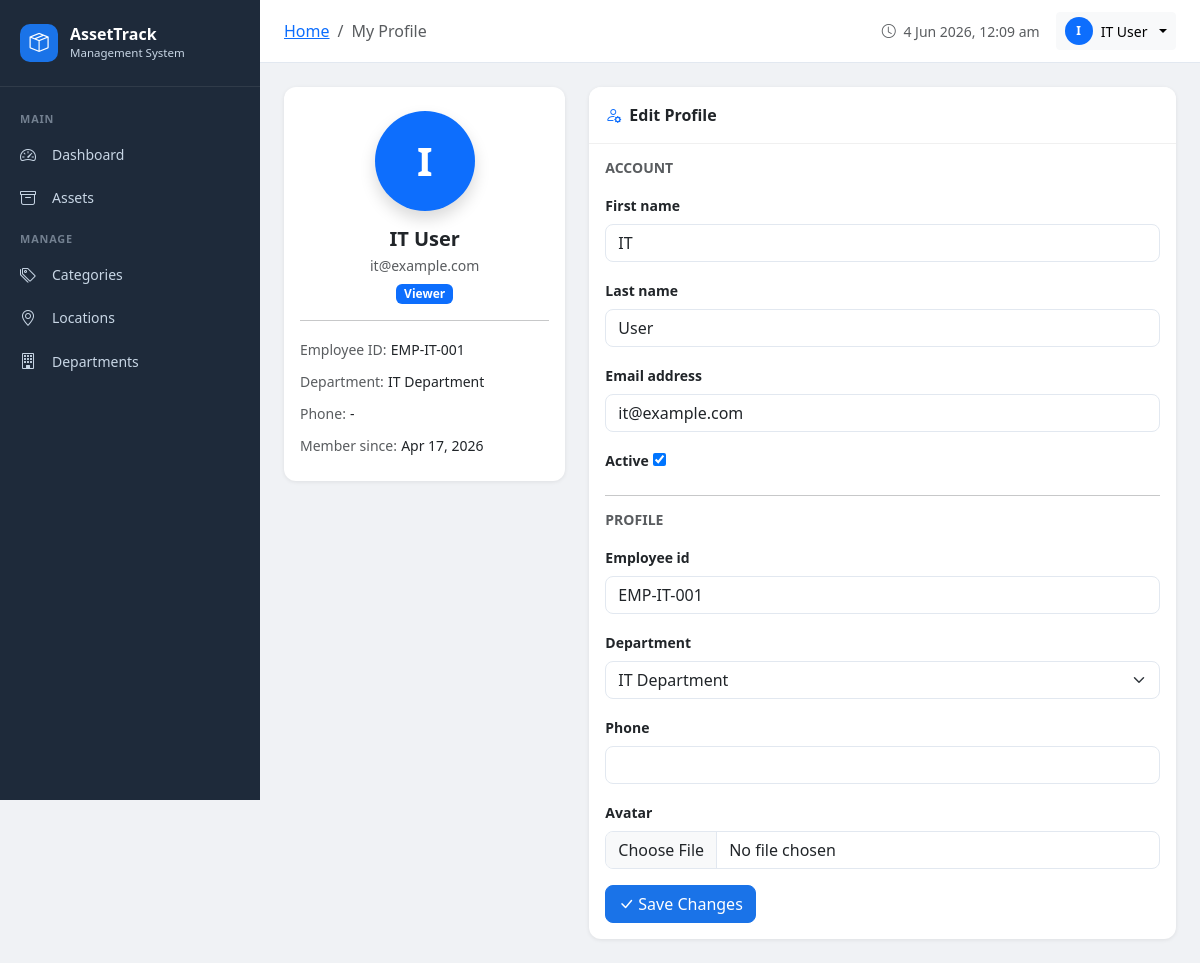
/accounts/profile/ (signed in), run on the app's committed database.
### accounts/models.py (models this page shows, shortened)
class Role(models.Model):
    ROLE_CHOICES = [
        ('admin', 'Administrator'),
        ('manager', 'Asset Manager'),
        ('editor', 'Editor'),
        ('viewer', 'Viewer'),
    ]
    name = models.CharField(max_length=50, unique=True)
    role_type = models.CharField(max_length=20, choices=ROLE_CHOICES, default='viewer')
    can_add_asset = models.BooleanField(default=False)
    can_edit_asset = models.BooleanField(default=False)
    can_delete_asset = models.BooleanField(default=False)
    can_view_asset = models.BooleanField(default=True)
    can_import_export = models.BooleanField(default=False)
    can_manage_users = models.BooleanField(default=False)
    can_manage_roles = models.BooleanField(default=False)
    can_view_logs = models.BooleanField(default=False)
    description = models.TextField(blank=True)
    created_at = models.DateTimeField(auto_now_add=True)
    class Meta:
        ordering = ['name']

class UserProfile(models.Model):
    user = models.OneToOneField(User, on_delete=models.CASCADE, related_name='profile')
    role = models.ForeignKey(Role, on_delete=models.SET_NULL, null=True, blank=True)
    employee_id = models.CharField(max_length=50, blank=True)
    department = models.ForeignKey(
        'assets.Department',
        on_delete=models.SET_NULL,
        null=True,
        blank=True,
        related_name='user_profiles',
    )
    phone = models.CharField(max_length=20, blank=True)
    avatar = models.ImageField(upload_to='avatars/', null=True, blank=True)
    is_active = models.BooleanField(default=True)
    created_at = models.DateTimeField(auto_now_add=True)
    updated_at = models.DateTimeField(auto_now=True)
    class Meta:
        ordering = ['user__username']

### assets/models.py (models this page shows)
class Department(models.Model):
    name = models.CharField(max_length=100, unique=True)
    head = models.CharField(max_length=100, blank=True)
    description = models.TextField(blank=True)
    created_at = models.DateTimeField(auto_now_add=True)
    def __str__(self):
        return self.name
    class Meta:
        ordering = ['name']

### accounts/views.py (the view)
# urls.py: path('profile/', views.profile_view, name='profile'),
@login_required
def profile_view(request):
    profile, _ = UserProfile.objects.get_or_create(user=request.user)
    if request.method == 'POST':
        user_form = UserUpdateForm(request.POST, instance=request.user)
        profile_form = UserProfileForm(request.POST, request.FILES, instance=profile)
        if user_form.is_valid() and profile_form.is_valid():
            user_form.save()
            profile_form.save()
            messages.success(request, 'Profile updated successfully.')
            return redirect('profile')
    else:
        user_form = UserUpdateForm(instance=request.user)
        profile_form = UserProfileForm(instance=profile)
    return render(request, 'accounts/profile.html', {
        'user_form': user_form,
        'profile_form': profile_form,
    })

### accounts/forms.py
class UserUpdateForm(forms.ModelForm):
    class Meta:
        model = User
        fields = ['first_name', 'last_name', 'email', 'is_active']
        widgets = {
            'first_name': forms.TextInput(attrs={'class': 'form-control'}),
            'last_name': forms.TextInput(attrs={'class': 'form-control'}),
            'email': forms.EmailInput(attrs={'class': 'form-control'}),
        }

class UserProfileForm(forms.ModelForm):
    class Meta:
        model = UserProfile
        fields = ['role', 'employee_id', 'department', 'phone', 'avatar', 'is_active']
        widgets = {
            'role': forms.Select(attrs={'class': 'form-select'}),
            'employee_id': forms.TextInput(attrs={'class': 'form-control'}),
            'department': forms.Select(attrs={'class': 'form-select'}),
            'phone': forms.TextInput(attrs={'class': 'form-control'}),
            'avatar': forms.FileInput(attrs={'class': 'form-control', 'accept': 'image/*'}),
        }
    def __init__(self, *args, **kwargs):
        super().__init__(*args, **kwargs)
        self.fields['department'].queryset = Department.objects.order_by('name')
        self.fields['department'].empty_label = '— No department restriction —'

### accounts/context_processors.py (called while the page is built)
def user_profile(request):
    if request.user.is_authenticated:
        profile, _ = UserProfile.objects.get_or_create(user=request.user)
        return {'user_profile': profile}
    return {'user_profile': None}

### templates/accounts/profile.html (shortened to what this page needs)
{% extends 'base.html' %}
{% block breadcrumb %}
<li class="breadcrumb-item"><a href="{% url 'dashboard' %}">Home</a></li>
<li class="breadcrumb-item active">My Profile</li>
{% endblock %}
{% block content %}
<div class="row g-4">
    <div class="col-md-4">
        <div class="card text-center">
            <div class="card-body py-4">
                {% if user.profile.avatar %}
                <img src="{{ user.profile.avatar.url }}" class="rounded-circle mb-3 shadow" width="100" height="100" style="object-fit:cover">
                {% else %}
                <div class="rounded-circle bg-primary d-flex align-items-center justify-content-center text-white mx-auto mb-3 shadow" style="width:100px;height:100px;font-size:2.5rem;font-weight:700">{{ user.username|first|upper }}</div>
                {% endif %}
                <h5 class="fw-bold mb-1">{{ user.get_full_name|default:user.username }}</h5>
                <p class="text-muted small mb-1">{{ user.email|default:'No email' }}</p>
                {% with role=user.profile.role %}
                {% if role %}<span class="badge bg-primary">{{ role.name }}</span>{% endif %}
                {% endwith %}
                <hr>
                <div class="text-start">
                    <div class="mb-2"><span class="text-muted small">Employee ID:</span> <span class="small">{{ user.profile.employee_id|default:'-' }}</span></div>
                    <div class="mb-2"><span class="text-muted small">Department:</span> <span class="small">{{ user.profile.department|default:'-' }}</span></div>
                    <div class="mb-2"><span class="text-muted small">Phone:</span> <span class="small">{{ user.profile.phone|default:'-' }}</span></div>
                    <div><span class="text-muted small">Member since:</span> <span class="small">{{ user.date_joined|date:"M d, Y" }}</span></div>
                </div>
            </div>
        </div>
    </div>
    <div class="col-md-8">
        <div class="card">
            <div class="card-header bg-white fw-semibold py-3"><i class="bi bi-person-gear me-2 text-primary"></i>Edit Profile</div>
            <div class="card-body">
                <form method="post" enctype="multipart/form-data">
                    <h6 class="fw-semibold text-muted mb-3 small text-uppercase">Account</h6>
                    {% for field in user_form %}
                    <div class="mb-3">
                        <label class="form-label fw-semibold small">{{ field.label }}</label>
                        {{ field }}
                    </div>
                    {% endfor %}
                    <hr>
                    <h6 class="fw-semibold text-muted mb-3 small text-uppercase">Profile</h6>
                    {% for field in profile_form %}
                    {% if field.name != 'role' and field.name != 'is_active' %}
                    <div class="mb-3">
                        <label class="form-label fw-semibold small">{{ field.label }}</label>
                        {{ field }}
                    </div>
                    {% endif %}
                    {% endfor %}
                    <button type="submit" class="btn btn-primary"><i class="bi bi-check-lg me-1"></i>Save Changes</button>
                </form>
            </div>
        </div>
    </div>
</div>
{% endblock %}

### templates/base.html (shortened to what this page needs)
<!DOCTYPE html>
<html lang="en">
<head>
    <link href="https://cdn.jsdelivr.net/npm/bootstrap@5.3.2/dist/css/bootstrap.min.css" rel="stylesheet">
    <link href="https://cdn.jsdelivr.net/npm/bootstrap-icons@1.11.3/font/bootstrap-icons.min.css" rel="stylesheet">
</head>
<body>
{% if user.is_authenticated %}
<div class="sidebar" id="sidebar">
    <div class="sidebar-brand">
        <div class="sidebar-brand-icon"><i class="bi bi-box-seam"></i></div>
        <div>
            <div class="sidebar-brand-text">AssetTrack</div>
            <div class="sidebar-brand-sub">Management System</div>
        </div>
    </div>
    <nav class="sidebar-nav">
        <div class="nav-section-title">Main</div>
        <a href="{% url 'dashboard' %}" class="nav-link {% if request.resolver_match.url_name == 'dashboard' %}active{% endif %}">
            <i class="bi bi-speedometer2"></i> Dashboard
        </a>
        <a href="{% url 'asset_list' %}" class="nav-link {% if 'asset' in request.resolver_match.url_name %}active{% endif %}">
            <i class="bi bi-archive"></i> Assets
        </a>
        <div class="nav-section-title">Manage</div>
        <a href="{% url 'category_list' %}" class="nav-link {% if 'category' in request.resolver_match.url_name %}active{% endif %}">
            <i class="bi bi-tags"></i> Categories
        </a>
        <a href="{% url 'location_list' %}" class="nav-link {% if 'location' in request.resolver_match.url_name %}active{% endif %}">
            <i class="bi bi-geo-alt"></i> Locations
        </a>
        <a href="{% url 'department_list' %}" class="nav-link {% if 'department' in request.resolver_match.url_name %}active{% endif %}">
            <i class="bi bi-building"></i> Departments
        </a>
    </nav>
</div>
<div class="main-content">
    <div class="topbar">
        <div class="topbar-left">
            <nav aria-label="breadcrumb" class="d-none d-md-block">
                <ol class="breadcrumb mb-0 small">
                    {% block breadcrumb %}{% endblock %}
                </ol>
            </nav>
        </div>
        <div class="d-flex align-items-center gap-3">
            <span class="text-muted small d-none d-sm-inline">
                <i class="bi bi-clock me-1"></i>
                <span id="current-time"></span>
            </span>
            <div class="dropdown">
                <button class="btn btn-light btn-sm dropdown-toggle d-flex align-items-center gap-2" data-bs-toggle="dropdown">
                    {% if user.profile.avatar %}
                    <img src="{{ user.profile.avatar.url }}" class="rounded-circle" width="28" height="28" style="object-fit:cover">
                    {% else %}
                    <div class="rounded-circle bg-primary d-flex align-items-center justify-content-center text-white" style="width:28px;height:28px;font-size:0.75rem;font-weight:700">
                        {{ user.username|first|upper }}
                    </div>
                    {% endif %}
                    <span class="d-none d-sm-inline">{{ user.get_full_name|default:user.username }}</span>
                </button>
            </div>
        </div>
    </div>
    <div class="page-content">
        {% block content %}{% endblock %}
    </div>
</div>
{% else %}
{% block auth_content %}{% endblock %}
{% endif %}
</body>
</html>

### templates/base.html (style rules this page uses)
:root { --sidebar-width: 260px; --primary: #1a73e8; --sidebar-bg: #1e2a3a; --sidebar-text: #c8d6e5; --sidebar-hover: #2d3f55; --sidebar-active: #1a73e8; }
body { background: #f0f2f5; font-family: 'Segoe UI', sans-serif; }
.sidebar { position: fixed; top: 0; left: 0; height: 100vh; width: var(--sidebar-width); background: var(--sidebar-bg); z-index: 1000; overflow-y: auto; transition: transform 0.3s; }
.sidebar-brand { padding: 1.5rem 1.25rem; border-bottom: 1px solid rgba(255,255,255,0.08); display: flex; align-items: center; gap: 0.75rem; }
.sidebar-brand-icon { width: 38px; height: 38px; background: var(--primary); border-radius: 10px; display: flex; align-items: center; justify-content: center; font-size: 1.2rem; color: white; }
.sidebar-brand-text { color: white; font-weight: 700; font-size: 1rem; line-height: 1.2; }
.sidebar-brand-sub { color: var(--sidebar-text); font-size: 0.72rem; }
.sidebar-nav { padding: 0.75rem 0; }
.nav-section-title { color: rgba(200,214,229,0.5); font-size: 0.68rem; font-weight: 600; letter-spacing: 0.08em; text-transform: uppercase; padding: 0.75rem 1.25rem 0.35rem; }
.sidebar .nav-link { color: var(--sidebar-text); padding: 0.6rem 1.25rem; border-radius: 0; display: flex; align-items: center; gap: 0.75rem; font-size: 0.875rem; transition: all 0.2s; }
.sidebar .nav-link i { width: 20px; font-size: 1rem; }
.main-content { margin-left: var(--sidebar-width); min-height: 100vh; }
.topbar { background: white; padding: 0.75rem 1.5rem; border-bottom: 1px solid #e2e8f0; position: sticky; top: 0; z-index: 999; display: flex; align-items: center; justify-content: space-between; }
.topbar-left { display: flex; align-items: center; gap: 1rem; }
.page-content { padding: 1.5rem; }
.card { border: none; border-radius: 12px; box-shadow: 0 1px 4px rgba(0,0,0,0.08); }
.card-header { border-radius: 12px 12px 0 0 !important; border-bottom: 1px solid rgba(0,0,0,0.06); }
.form-control, .form-select { border-radius: 8px; border-color: #e2e8f0; }
.btn-primary { background: var(--primary); border-color: var(--primary); border-radius: 8px; }

### data on the page
Role: name "Viewer"
UserProfile: profile_form "EMP-IT-001" "IT Department"

### other printed values
{{ user.username|first|upper }} "I"
{{ user.get_full_name|default:user.username }} "IT User"
{{ user.email|default:'No email' }} "it@example.com"
{{ user.profile.employee_id|default:'-' }} "EMP-IT-001"
{{ user.profile.department|default:'-' }} "IT Department"
{{ user.profile.phone|default:'-' }} "-"
{{ user.date_joined|date:"M d, Y" }} "Apr 17, 2026"
{{ field.label }} "First name" "Last name" "Email address" "Active"
{{ field.label }} "Employee id" "Department" "Phone" "Avatar"
